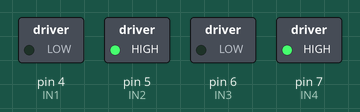
The sketch below on a simulated Arduino Uno, built with avr-gcc and run on an emulated ATmega328P. Shown: switched loads named in the sketch (green lamp = pin HIGH).

Above: at 0.1 s.
Timing chart, 0 to 1.6 s (numbered marks = the images above):
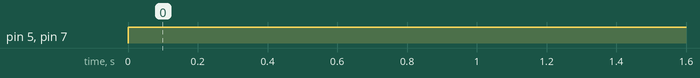

The sketch:

L298.ino
```cpp
const int IN1 = 4;
const int IN2 = 5;
const int IN3 = 6;
const int IN4 = 7;


void setup(){

  pinMode (IN1, OUTPUT);
  pinMode (IN2, OUTPUT);
  pinMode (IN3, OUTPUT);
  pinMode (IN4, OUTPUT);
  //  puy your setup code here, to run once:


   }
void loop(){

  digitalWrite(IN1, LOW);
  digitalWrite(IN2, HIGH);
  digitalWrite(IN3, LOW);
  digitalWrite(IN4, HIGH);

  // put your main code here, to run repeatedly:


  }
```

Measured:
- by itself, pin 5 (IN2), pin 7 (IN4): LOW → HIGH at 0.00 s
